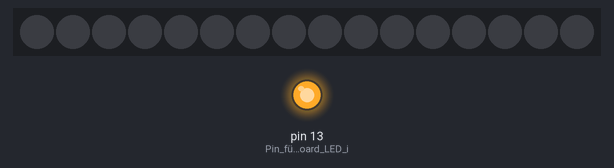
Bench run of a sketch on a simulated Arduino Uno, built with avr-gcc and run on an emulated ATmega328P. Parts: 16 RGB LEDs in strip order, left to right, output pins drawn as LEDs (lit = HIGH). Dim RGB values are drawn brighter than linear.

Above: at 0.1 s.
At 1.1 s:
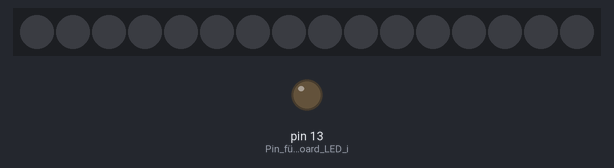
At 2.82 s:
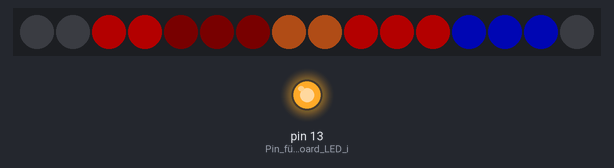
At 3.33 s:
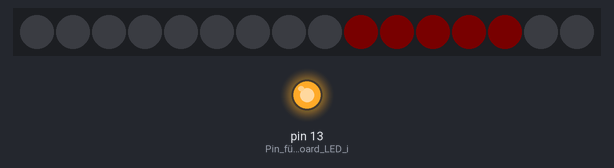
Timing chart, 0 to 31.6 s (numbered marks = the images above):
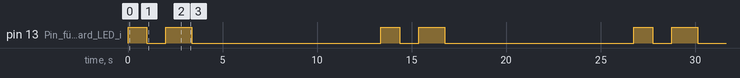

Measured:
- by itself, pin 13 (Pin_für_die_OnBoard_LED_i): repeats every 13.4 s: LOW 1.0 s, HIGH 1.4 s, LOW 10.0 s, HIGH 1.0 s
- by itself, everything shown: repeats every 13.4 s, in 21 steps

The sketch:

DL6II_Pixelhelden_Mario.ino
```cpp
/*
Pixelhelden von Vincent Stallbaum, DL6II
Entwickelt für die jugendgruppe von IGEL e.V. und DARC e.V. OV G11 Leverkusen

Mit diesem Programm können Pixelgrafiken zum Lightpainten erzeugt werden.
Die Ausgabe erfolgt auf einem beliebigen NeoPixel LED's.
Der Beispielcode geht von einem 16 Pixel langem RGBW Stripe aus.

Weitergabe und Weiterentwicklungen sind herzlich willkommen
Kontakt: dl6ii@vsas.de
*/

#include <LiquidCrystal.h>
#include <Adafruit_NeoPixel.h>

#define NEOPIN 0                        // Pin von dem die Neopixels ihre Daten bekommen
#define NUMPIXELS 16                    // Anzahl der LEDs

//LiquidCrystal lcd(9,8,7,6,5,4);       // Pins vom LCD Display, nur zum Debugging gedacht
Adafruit_NeoPixel strip = Adafruit_NeoPixel(NUMPIXELS, NEOPIN, NEO_GRBW + NEO_KHZ800);  // Hier wird definiert was für eine Sorte von "Neopixel"-LED's wir ansteuern und an welchem Pin.

uint32_t jake = strip.Color(255, 0, 0, 0);          // Hier legen wir alle verwendeten Farben in der Reihenfolge RGBW (Rot, Grün, Blau, Weiß) fest
uint32_t hose = strip.Color(0, 12, 255, 0);         // Man kann die RGB Farben mit einem "ColorPicker" am PC ermitteln
uint32_t haut = strip.Color(207, 74, 0, 32);        // Für schönere Farben kann man, wenn alle drei RGB-Kanäle benötigt werden, eine größe X aus allen RGB-Kanälen abziehen und bei W dazu geben
uint32_t hare = strip.Color(9, 2, 0, 0);            // Beispiel: Ursprünglich 239 R, 106 G, 32 B
uint32_t knop = strip.Color(255, 172, 0, 0);        // Wir ziehen den maximalen gemeinsamen Wert X = 32 ab  und ersetzen ihn durch weiss ( RGB -X & W=X )
uint32_t schw = strip.Color(1, 1, 1, 0);            // Neue Werte: 207 R, 74 G, 0 B, 32 W
uint32_t offf = strip.Color(0, 0, 0, 0);
uint32_t ausgabe[16][17] = {
      // 0    1    2    3    4    5    6    7    8    9   10   11   12   13   14   15   16                                  Das ist ein zweidimensionales Array in dem die Farbe für jedes Pixel gespeichert wird
/* 0*/{offf,offf,offf,offf,offf,offf,offf,offf,offf,offf,offf,offf,offf,offf,offf,offf,offf},    // 0                       Von oben nach Unten 0-15 sind die Pixel des LED-Stripes
/* 1*/{offf,offf,offf,offf,offf,offf,offf,offf,offf,offf,offf,offf,offf,offf,offf,offf,offf},    // 1                       Von links nach rechts kommen die Einzelnen Spalten die nacheinander eingeblendet werden
/* 2*/{offf,offf,offf,offf,offf,offf,jake,jake,jake,jake,jake,offf,offf,haut,haut,haut,offf},    // 2                       Die Zahl der Spalten kann beliebig erweitert werden
/* 3*/{offf,offf,offf,offf,offf,jake,jake,jake,jake,jake,jake,jake,jake,jake,haut,haut,offf},    // 3
/* 4*/{offf,offf,offf,offf,offf,hare,hare,hare,haut,haut,schw,haut,offf,jake,jake,jake,offf},    // 4
/* 5*/{offf,offf,offf,offf,hare,haut,hare,haut,haut,haut,schw,haut,haut,haut,jake,jake,offf},    // 5
/* 6*/{offf,offf,offf,offf,hare,haut,hare,hare,haut,haut,haut,schw,haut,haut,haut,jake,offf},    // 6
/* 7*/{offf,offf,offf,offf,hare,hare,haut,haut,haut,haut,schw,schw,schw,schw,jake,offf,offf},    // 7
/* 8*/{offf,offf,offf,offf,offf,offf,haut,haut,haut,haut,haut,haut,haut,jake,jake,offf,offf},    // 8
/* 9*/{haut,haut,haut,jake,jake,jake,jake,hose,jake,jake,jake,hose,jake,jake,offf,offf,hare},    // 9
/*10*/{haut,haut,haut,jake,jake,jake,jake,jake,hose,jake,jake,jake,hose,offf,offf,hare,hare},    //10
/*11*/{offf,haut,offf,offf,offf,jake,jake,jake,hose,hose,hose,hose,knop,hose,hose,hare,hare},    //11
/*12*/{offf,offf,offf,offf,offf,offf,hose,hose,hose,knop,hose,hose,hose,hose,hose,hare,hare},    //12
/*13*/{offf,offf,hare,hare,offf,offf,hose,hose,hose,hose,hose,hose,hose,hose,hose,hare,hare},    //13
/*14*/{offf,hare,hare,hare,offf,offf,hose,hose,hose,hose,hose,hose,offf,offf,offf,offf,offf},    //14
/*15*/{offf,hare,hare,offf,offf,offf,offf,offf,offf,offf,offf,offf,offf,offf,offf,offf,offf}     //15
      // 0    1    2    3    4    5    6    7    8    9   10   11   12   13   14   15   16
};

const int NUMSPALTEN = 17;      // Anzahl der Spalten
int countdown = 10000;          // Zeit bis die Animation startet
int geschwindigkeit = 50;       // Abspielgeschwindigkeit
int pixel;                      // Adresse des anzusteuernden Pixels
int spalte;                     // Adresse der anzusteuernden Spalte
int i;                          // Zähler


void setup()  {                 // Das "setup" ist ein Programm dass der Arduino nach dem Einschalten einmal durchläuft
  strip.begin();                // LED Streifen wird initialisiert
  strip.setBrightness(60);      // LED Streifen wird in der Helligkeit gedrosselt
  strip.show();                 // LED Variablen werden ausgegeben. Diese stehen noch auf 0, also wird erstmal alles ausgeschaltet
//  lcd.begin(16,2);            // Display zum Debuggen initialisieren
//  lcd.setCursor(0,0);
  pinMode(LED_BUILTIN, OUTPUT); // Pin für die OnBoard LED initialisieren
}


void loop()  {                       // Das "void" ist ein Programm dass der Arduino nach dem Einschalten unendlich oft durchläuft
                                     // Dieser Timer zeigt Euch wann ihr mit der Bewegung des LED Stabs anfangen könnt
  digitalWrite(LED_BUILTIN, HIGH);   // schaltet eine Gelbe LED auf dem Arduino Board an
  delay(1000);                       // eine Sekunde warten
  digitalWrite(LED_BUILTIN, LOW);    // LED aus
  delay(1000);                       // eine Sekunde warten
  digitalWrite(LED_BUILTIN, HIGH);   // LED an
  delay(geschwindigkeit*10);         // Kurz je nach Ablaufgeschwindigkeit warten


  for(spalte=0;spalte<NUMSPALTEN;spalte++){                   // Wir beginnen mit Spalte 0, zählen bei jedem Durchgang 1 dazu und durchlaufen die Schleife bis wir die Konstante "NUMSPALTEN" erreicht haben
    for(pixel=0;pixel<NUMPIXELS;pixel++){                     // Innerhalb der aktuellen Spalte beginnen wir jeweils mit Pixel 0, zählen bei jedem Durchgang 1 dazu und durchlaufen die Schleife bis wir die Konstante "NUMPIXELS" erreicht haben
      strip.setPixelColor(pixel, ausgabe[pixel][spalte]);     // Aus unserem 2D-Array übergeben wir den hinterlegten Farbcode an die NeoPixel-Funktion
/*                                                            // Hiermit lässt sich der ganze Prozess extrem verlangsamen und am LDC Display beobachten
      lcd.setCursor(0,0);                   // Curser auf Zeichen 0 in der Reihe 0 setzen
      lcd.print("Pixl:");                   // "Pixl:" ausgeben
      if (pixel < 10) lcd.print("0");       // 0 in der Ausgabe ergänzen, falls die Pixeladresse einstellig ist
      lcd.print(pixel);                     // Adresse des gerade geschriebenen Pixels ausgeben
      lcd.setCursor(7,0);                   // Curser auf Zeichen 7 in der Reihe 0 setzen
      lcd.print(" Clmn:");                  // "Clmn:" ausgeben, gemeint ist Column, also Spalte
      if (spalte < 10) lcd.print("0");      // 0 in der Ausgabe ergänzen, falls die Spaltenadresse einstellig ist
      lcd.print(spalte);                    // Adresse der gerade im Aufbau befindlichen Spalte ausgeben
      lcd.setCursor(0,1);                   // Curser auf Zeichen 0 in der Reihe 1 setzen
      lcd.print("Farbe:          ");        // "Farbe:" ausgeben und alle danach kommenden Stellen mit Leerzeichen überschreiben
      lcd.setCursor(6,1);                   // Curser auf Zeichen 6 in der Reihe 1 setzen
      lcd.print(ausgabe[spalte][pixel]);    // Ausgabe des Farbcodes so wie er aus dem uint32_t 2D-Array an die NeoPixel-Funktion übergeben wird
      delay(150);                           // Verzögern der Schleife mit wir überhaupt eine Chance haben zu sehen was am Display bzw. im Programm passiert
*/
    }
    strip.show();                                             // Ausgabe einer kompletten Spalte über die NeoPixel Funktion
    delay(geschwindigkeit);                                   // Verzögerug, also Leuchtdauer, bis die nächsten Reihe angezeigt wird
  }

  for(i=0;i<NUMPIXELS;i++){                                   // Nachdem alle Reihen ausgegeben wurden schalten wir den LED Stripe wieder aus
    strip.setPixelColor(i, 0,0,0,0);                          // Dazu übergeben wir den Farbcode 0,0,0,0 an die NeoPixel-Funktion für alle Pixel von 0 bis 17
  }
  strip.show();                                               // Ausgabe der Spalte über die NeoPixel Funktion
  digitalWrite(LED_BUILTIN, LOW);                             // Ausschalten der OnBoard LED
  delay(countdown);                                           // Eine Zeit lang warten bis die Animation erneut startet


}
```
